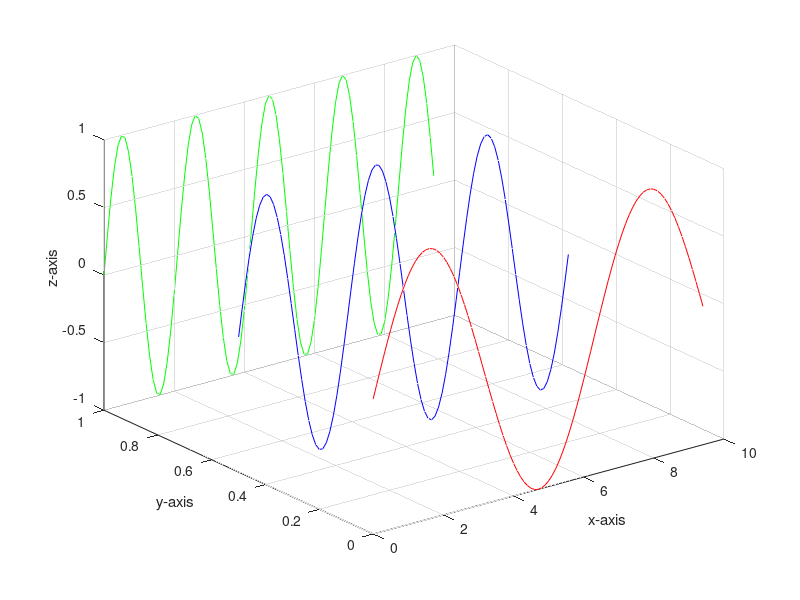

Write the MATLAB code that produced this figure.
x=0:0.1:3*pi;   z1=sin(x);  z2=sin(2*x);    z3=sin(3*x);
y1=zeros(size(x));      y3=ones(size(x));   y2=y3./2;
plot3(x,y1,z1,'r',x,y2,z2,'b',x,y3,z3,'g'); grid on;
xlabel('x-axis');   ylabel('y-axis');   zlabel('z-axis');